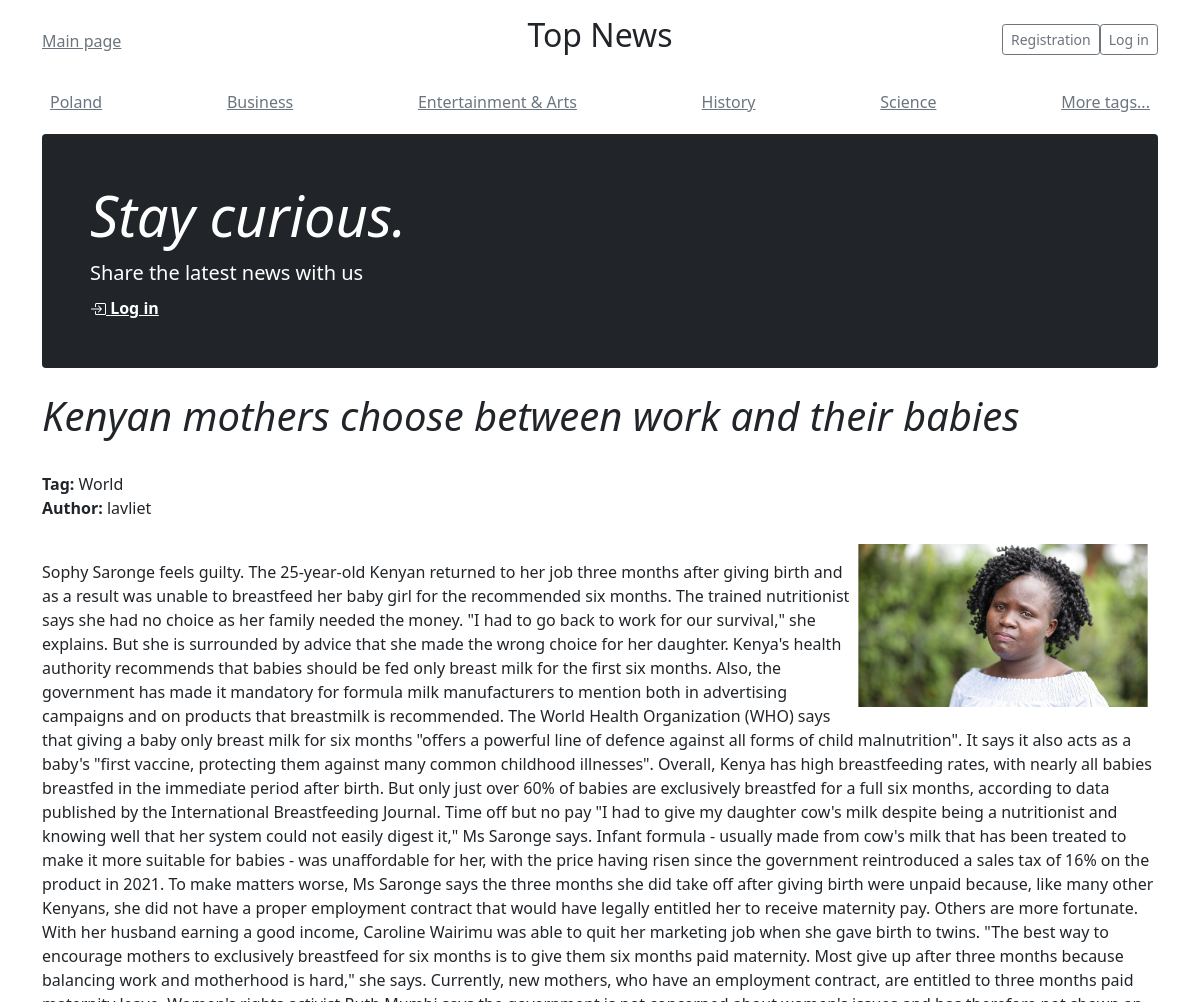
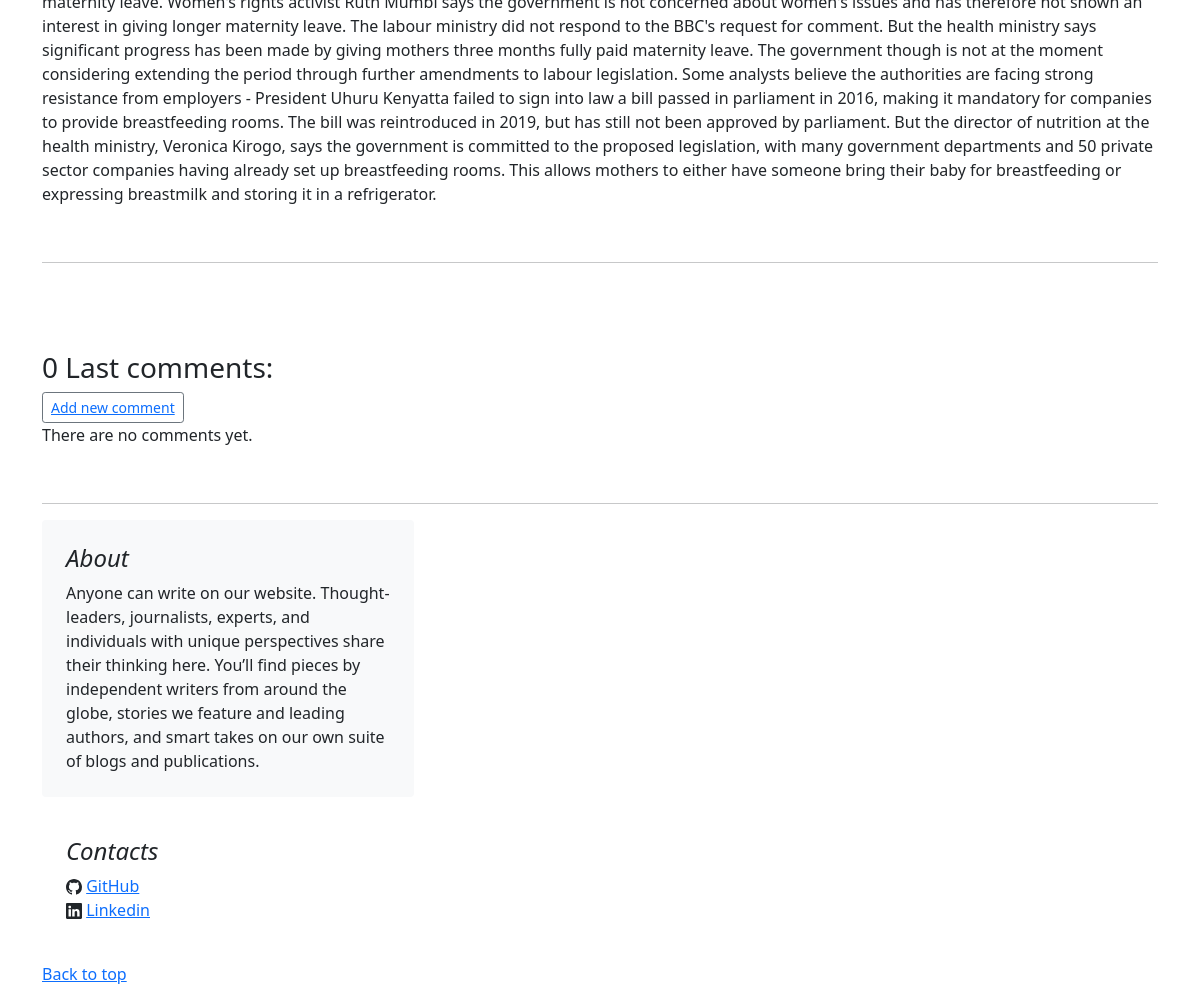
Screenshot of /article/kenyan-mothers-choose-between-work-and-their-babies/ with the database file from the repository (2 pictures, top to bottom).
### news/models.py (models this page shows, shortened)
class CategoryArticle(models.Model):
    name_category = models.CharField(max_length=30, verbose_name='Name tags')
    slug = models.SlugField(max_length=35, unique=True, db_index=True, verbose_name='URL', blank=True)
    create = models.DateTimeField(auto_now_add=True, verbose_name='Time of creation')
    def __str__(self):
        return f'{self.name_category}'
    class Meta:
        ordering = ('-create',)

class Article(models.Model):
    STATUS_CHOISE = (
        ('draft', 'Draft'),
        ('publisher', 'Publisher'),
    )
    title = models.CharField(max_length=250, verbose_name='Title')
    text = models.TextField(blank=False, default='', verbose_name='Text')
    author = models.ForeignKey(User, on_delete=models.CASCADE, related_name='blog_posts', verbose_name='Author')
    photo = models.ImageField(upload_to='photos/%Y/%m/%d/', blank=True, verbose_name='Photo')
    last_change = models.DateTimeField(auto_now=True, verbose_name='Last change')
    create = models.DateTimeField(auto_now_add=True, verbose_name='Time of creation')
    slug_field = models.SlugField(max_length=250, unique=True, verbose_name='Slug')
    status = models.CharField(max_length=10, choices=STATUS_CHOISE, default='draft', verbose_name='Status')
    video = EmbedVideoField(blank=True, verbose_name='Video')
    category = models.ForeignKey(CategoryArticle, on_delete=models.CASCADE, related_name='tag', verbose_name='Category')
    class Meta:
        ordering = ('-create',)

### news/views.py (the view)
# urls.py: path('article/<slug:slug_field>/', ArticleDetailView.as_view(), name='one_article'),
class ArticleDetailView(DetailView):
    model = Article
    template_name = 'news/article/article.html'
    context_object_name = 'article'
    slug_field = 'slug_field'
    slug_url_kwarg = 'slug_field'
    def get_context_data(self, *, objects_list=None, **kwargs):
        context = super().get_context_data(**kwargs)
        context['title'] = 'Article'
        context['comments'] = Comment.objects.filter(article=context.get('article'))
        return context

### news/templatetags/news_medium_tags.py (called while the page is built)
@register.simple_tag()
def get_5_tags():
    return CategoryArticle.objects.all().only('name_category', 'slug')[:5]

### news/templates/news/article/article.html (shortened to what this page needs)
{% extends 'news/base.html' %}
{% block content %}
    <h1 class="fst-italic">{{ article.title }}</h1>
    <br>
    <strong>Tag:</strong> {{ article.category }}<br>
    <strong>Author:</strong> {{ article.author }}<br><br>
    {% if article.photo %}
        <p><img class="img-article-left" src="{{ article.photo.url }}"></p>
    {% endif %}
    <p>{{ article.text }}</p>
    <br>
    <hr/>
<br/><br/><br/>
    {% with comments.count as total_comments %}
        <h3>
            {{ total_comments }} Last comment{{ total_comments|pluralize }}:
        </h3>
    {% endwith %}
    <button class="btn btn-sm btn-outline-secondary"><a href="{% url 'add_comment' %} ">Add new comment</a></button>
    {% for i in comments %}
        <hr/>
        <div class="comment">
            <p class="info">
               Name: <i>{{ i.name }}</i> <br>
                Email: <i>{{ i.email }}</i> <br><br>
                {{ i.comment_text }}<br><br>
                <i>date: {{ i.comment_create }}</i><br>
            </p>
        </div>
    {% empty %}
        <p>There are no comments yet.</p>
    {% endfor %}
{% endblock %}

### news/templates/news/base.html (shortened to what this page needs)
{% load static %}
{% load news_medium_tags %}
{% load embed_video_tags %}
<!DOCTYPE html>
<html lang="en">
<head>
    <link rel="stylesheet" href="https://cdn.jsdelivr.net/npm/bootstrap@5.1.3/dist/css/bootstrap.min.css">
    <link rel="stylesheet" href="{% static 'news_medium/css/main.css' %}">
</head>
<body>
<div class="container">
    <header class="blog-header py-3">
        <div class="row flex-nowrap justify-content-between align-items-center">
            <div class="col-4 pt-1">
                <a class="link-secondary" href="{% url 'article_list' %}">Main page</a>
            </div>
            <div class="col-4 text-center">
                <h2>Top News</h2>
            </div>
            <div class="col-4 d-flex justify-content-end align-items-center">
                {% if request.user.is_authenticated %}
                    <aclass="btn btn-sm btn-outline-secondary">user: <strong>{{ user.username }}</strong></a>
                    <a href="{% url 'logout' %}" class="btn btn-sm btn-outline-secondary">Log out</a>
                {% else %}
                    <a href="{% url 'register' %}" class="btn btn-sm btn-outline-secondary">Registration</a>
                    <a href="{% url 'login' %}" class="btn btn-sm btn-outline-secondary">Log in</a>
                {% endif %}
            </div>
        </div>
    </header>
    {% get_5_tags as tags_article %}
    <div class="nav-scroller py-1 mb-2">
        <nav class="nav d-flex justify-content-between">
            {% for tag in tags_article %}
                <a class="p-2 link-secondary" href="/tags/{{ tag.slug }}">{{ tag }}</a>
            {% empty %}
                <a class="p-2 link-secondary" href="#">No tags</a>
            {% endfor %}
            <a class="p-2 link-secondary" href="{% url 'tags' %}">More tags...</a>
        </nav>
    </div>
</div>
<main class="container">
    <div class="p-4 p-md-5 mb-4 text-white rounded bg-dark">
        <div class="col-md-6 px-0">
            <h1 class="display-4 fst-italic">Stay curious.</h1>
            <p class="lead my-2">Share the latest news with us</p>
            {% if request.user.is_authenticated %}
                <a href="{% url 'add_article' %}" class="text-white fw-bold">
                    <svg xmlns="http://www.w3.org/2000/svg" width="16" height="16" fill="currentColor"
                         class="bi bi-plus-circle" viewBox="0 0 16 16">
                        <path d="M8 15A7 7 0 1 1 8 1a7 7 0 0 1 0 14zm0 1A8 8 0 1 0 8 0a8 8 0 0 0 0 16z"/>
                        <path d="M8 4a.5.5 0 0 1 .5.5v3h3a.5.5 0 0 1 0 1h-3v3a.5.5 0 0 1-1 0v-3h-3a.5.5 0 0 1 0-1h3v-3A.5.5 0 0 1 8 4z"/>
                    </svg>
                    Add post</a>
            {% else %}
                <a href="{% url 'login' %}" class="text-white fw-bold">
                    Log in</a>
            {% endif %}
        </div>
    </div>
    {% block content %}
    {% endblock %}
<br/>
<hr/>
    <div class="col-md-4">
        <div class="position-sticky" style="top: 2rem;">
            <div class="p-4 mb-3 bg-light rounded">
                <h4 class="fst-italic">About</h4>
                <p class="mb-0">Anyone can write on our website. Thought-leaders, journalists, experts, and individuals
                    with
                    unique perspectives share their thinking here. You’ll find pieces by independent writers from around
                    the globe, stories we feature and leading authors, and smart takes on our own suite of blogs and
                    publications.</p>
            </div>
            <div class="p-4">
                <h4 class="fst-italic">Сontacts</h4>
                <ol class="list-unstyled">
                    <li>
                        <a href="https://github.com/Lavliet90"> GitHub</a></li>
                    <li>
                        <a href="https://www.linkedin.com/in/yan-alsheuski-63066b221/"> Linkedin</a></li>
                </ol>
            </div>
        </div>
    </div>
    <footer class="blog-footer">
        <p>
            <a href="#">Back to top</a>
        </p>
    </footer>
</main>
</body>
</html>

### news/static/news_medium/css/main.css (style rules this page uses)
img.img-article-left { max-width: 300px; height: auto; float: right; padding: 0 10px 10px 0; }

### rows the page displays
CategoryArticle: name_category "Poland"
CategoryArticle: name_category "Business"
CategoryArticle: name_category "Entertainment & Arts"
CategoryArticle: name_category "History"
CategoryArticle: name_category "Science"
Article: title "Kenyan mothers choose between work and their babies", category "World", author "lavliet", photo (picture), text "Sophy Saronge feels guilty. The 25-year-old Kenyan returned to her job three months after giving birth and as a result was unable to breastfeed her baby girl for the recommended six months. The trained nutritionist says she had no choice as her family needed the money. \"I had to go back to work for our survival,\" she explains. But she is surrounded by advice that she made the wrong choice for her daughter. Kenya's health authority recommends that babies should be fed only breast milk for the first six months. Also, the government has made it mandatory for formula milk manufacturers to mention both in advertising campaigns and on products that breastmilk is recommended. The World Health…"

### other values shown
{{ total_comments }} "0"
